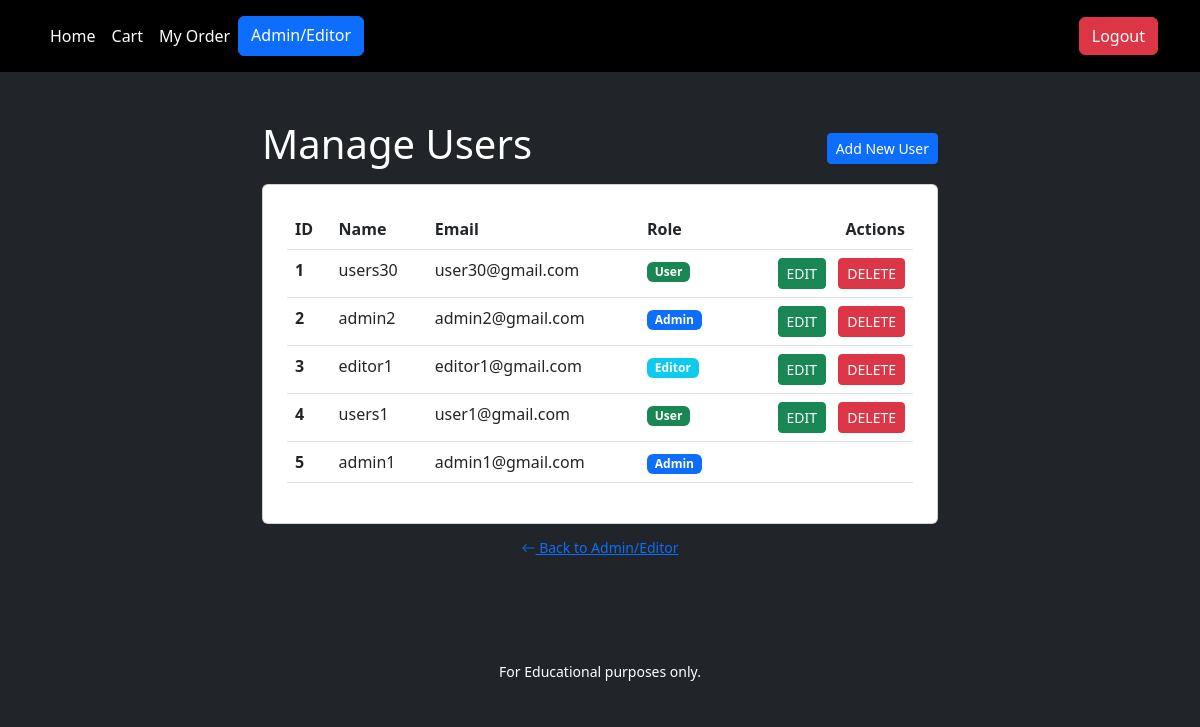
Page /manage-users (signed in) on the earlier database version.
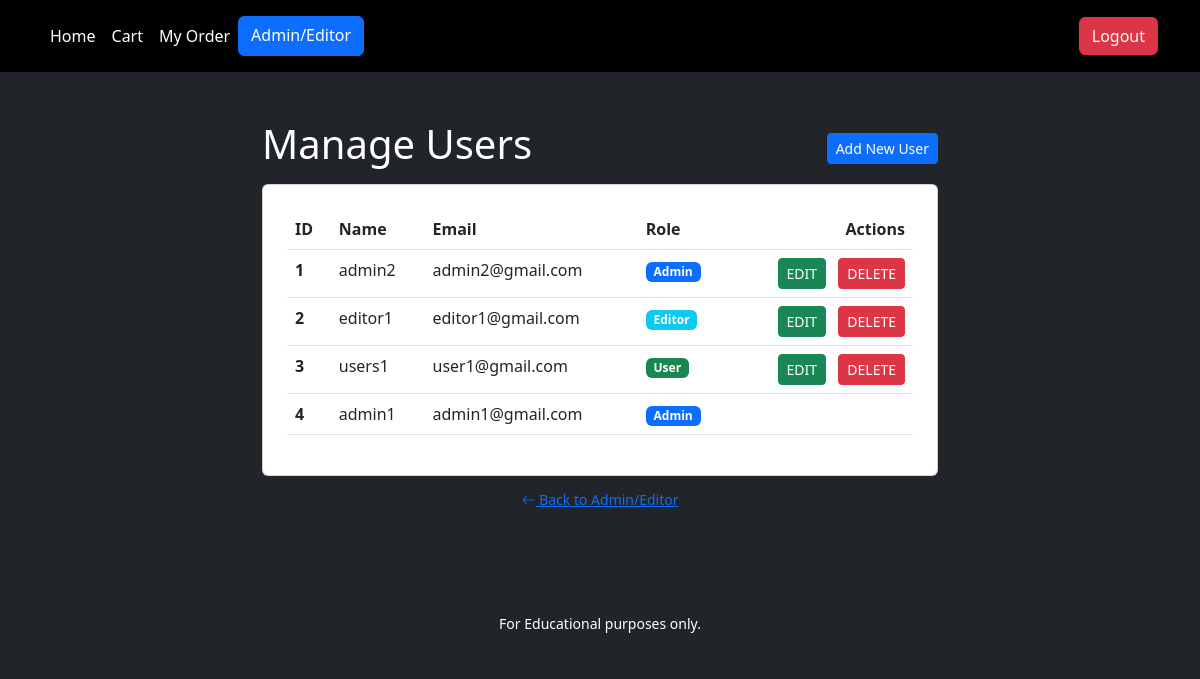
Same page on the later database version.
### tables this page shows
CREATE TABLE `users` (
  `id` int(11) NOT NULL AUTO_INCREMENT,
  `name` varchar(255) NOT NULL,
  `password` varchar(255) NOT NULL,
  `email` varchar(255) NOT NULL,
  `role` varchar(255) NOT NULL DEFAULT 'user',
  `created_at` timestamp NOT NULL DEFAULT current_timestamp() ON UPDATE current_timestamp(),
  PRIMARY KEY (`id`)
);

### includes/class-db.php (called while the page is built, shortened)
<?php
class DB
{
    private $db;
    public function __construct()
    {
        try{
            $this->db = new PDO(
                'mysql:host=devkinsta_db;dbname=Final_project',
                'root',
                '4JqGyoVdUoAAEJxU'
            );
        }catch( PDOException $error ){
            die( "Database connection failed" );
        }
    }
    public static function connect()
    {
        return new self();
    }
    public function select( $sql, $data = [],$is_list = false)
    {
        $statement = $this->db->prepare( $sql );
        $statement->execute($data);
        if ( $is_list ){
            return $statement->fetchAll(PDO::FETCH_ASSOC);
        }else{
            return $statement->fetch(PDO::FETCH_ASSOC);
        }
    }
}

### includes/class-user.php (called while the page is built, shortened)
<?php
class User
{
    public static function getAllUsers()
    {
        return DB::connect()->select(
            'SELECT * FROM users ORDER BY id DESC',
            [],
            true
        );
    }
}

### admins/manage-users.php (the view, shortened to what this page needs)
<?php
require dirname(__DIR__) . '/parts/header.php';?>
<div class="container mx-auto my-5" style="max-width: 700px;">
    <div class="d-flex justify-content-between align-items-center mb-2">
        <h1 class="h1 text-white">Manage Users</h1>
        <div class="text-end">
            <a href="/manage-users-add" class="btn btn-primary btn-sm">Add New User</a>
        </div>
    </div>
    <div class="card mb-2 p-4">
        <table class="table">
            <thead>
                <tr>
                    <th scope="col">ID</th>
                    <th scope="col">Name</th>
                    <th scope="col">Email</th>
                    <th scope="col">Role</th>
                    <th scope="col" class="text-end">Actions</th>
                </tr>
            </thead>
            <tbody>
                <?php foreach( User::getAllUsers() as $index =>$user ) : ?>
                <tr>
                    <th scope="row"><?php echo $index+1; ?></th>
                    <td><?php echo $user['name']; ?></td>
                    <td><?php echo $user['email']; ?></td>
                    <td><?php switch($user['role']){
                            case 'user':
                            echo '<span class="badge bg-success">User</span>';
                            break;
                            case 'editor':
                            echo '<span class="badge bg-info">Editor</span>';
                            break;
                            case 'admin':
                            echo '<span class="badge bg-primary">Admin</span>';
                            break;
                        }?>
                    </td>
                    <td class="text-end">
                        <div class="buttons">
                            <?php if ( $_SESSION['user']['id'] !== $user['id'] ) : ?>
                            <a href="/manage-users-edit?id=<?php echo $user['id']; ?>"
                                class="btn btn-success btn-sm me-2">EDIT</a>
                            <button type="button" class="btn btn-danger btn-sm" data-bs-toggle="modal"
                                data-bs-target="#user-<?php echo $user['id']; ?>">DELETE
                            </button>
                            <?php endif; ?>
                        </div>
                    </td>
                </tr>
                <?php endforeach; ?>
            </tbody>
        </table>
    </div>
    <div class="text-center">
        <a href="/admin_page" class="btn btn-link btn-sm"><i class="bi bi-arrow-left"></i> Back to Admin/Editor</a>
    </div>
</div>
<?php
require dirname(__DIR__) . '/parts/footer.php';

Differences in the rows shown:
removed users: name "users30", email "user30@gmail.com", role "User"
